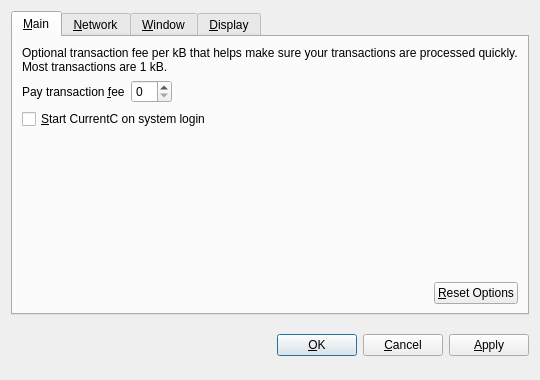
<?xml version="1.0" encoding="UTF-8"?>
<ui version="4.0">
 <class>OptionsDialog</class>
 <widget class="QDialog" name="OptionsDialog">
  <property name="geometry">
   <rect>
    <x>0</x>
    <y>0</y>
    <width>540</width>
    <height>380</height>
   </rect>
  </property>
  <property name="windowTitle">
   <string>Options</string>
  </property>
  <property name="modal">
   <bool>true</bool>
  </property>
  <layout class="QVBoxLayout" name="verticalLayout">
   <item>
    <widget class="QTabWidget" name="tabWidget">
     <property name="tabPosition">
      <enum>QTabWidget::North</enum>
     </property>
     <property name="currentIndex">
      <number>0</number>
     </property>
     <widget class="QWidget" name="tabMain">
      <attribute name="title">
       <string>&amp;Main</string>
      </attribute>
      <layout class="QVBoxLayout" name="verticalLayout_Main">
       <item>
        <widget class="QLabel" name="transactionFeeInfoLabel">
         <property name="text">
          <string>Optional transaction fee per kB that helps make sure your transactions are processed quickly. Most transactions are 1 kB.</string>
         </property>
         <property name="textFormat">
          <enum>Qt::PlainText</enum>
         </property>
         <property name="wordWrap">
          <bool>true</bool>
         </property>
        </widget>
       </item>
       <item>
        <layout class="QHBoxLayout" name="horizontalLayout_1_Main">
         <item>
          <widget class="QLabel" name="transactionFeeLabel">
           <property name="text">
            <string>Pay transaction &amp;fee</string>
           </property>
           <property name="textFormat">
            <enum>Qt::PlainText</enum>
           </property>
           <property name="buddy">
            <cstring>transactionFee</cstring>
           </property>
          </widget>
         </item>
         <item>
          <widget class="BitcoinAmountField" name="transactionFee"/>
         </item>
         <item>
          <spacer name="horizontalSpacer_1_Main">
           <property name="orientation">
            <enum>Qt::Horizontal</enum>
           </property>
           <property name="sizeHint" stdset="0">
            <size>
             <width>40</width>
             <height>20</height>
            </size>
           </property>
          </spacer>
         </item>
        </layout>
       </item>
       <item>
        <widget class="QCheckBox" name="bitcoinAtStartup">
         <property name="toolTip">
          <string>Automatically start CurrentC after logging in to the system.</string>
         </property>
         <property name="text">
          <string>&amp;Start CurrentC on system login</string>
         </property>
        </widget>
       </item>
       <item>
        <spacer name="verticalSpacer_Main">
         <property name="orientation">
          <enum>Qt::Vertical</enum>
         </property>
         <property name="sizeHint" stdset="0">
          <size>
           <width>20</width>
           <height>40</height>
          </size>
         </property>
        </spacer>
       </item>
       <item>
        <layout class="QHBoxLayout" name="horizontalLayout_2_Main">
         <item>
          <spacer name="horizontalSpacer_2_Main">
           <property name="orientation">
            <enum>Qt::Horizontal</enum>
           </property>
           <property name="sizeHint" stdset="0">
            <size>
             <width>40</width>
             <height>20</height>
            </size>
           </property>
          </spacer>
         </item>
         <item>
          <widget class="QPushButton" name="resetButton">
           <property name="toolTip">
            <string>Reset all client options to default.</string>
           </property>
           <property name="text">
            <string>&amp;Reset Options</string>
           </property>
           <property name="autoDefault">
            <bool>false</bool>
           </property>
          </widget>
         </item>
        </layout>
       </item>
      </layout>
     </widget>
     <widget class="QWidget" name="tabNetwork">
      <attribute name="title">
       <string>&amp;Network</string>
      </attribute>
      <layout class="QVBoxLayout" name="verticalLayout_Network">
       <item>
        <widget class="QCheckBox" name="mapPortUpnp">
         <property name="toolTip">
          <string>Automatically open the CurrentC client port on the router. This only works when your router supports UPnP and it is enabled.</string>
         </property>
         <property name="text">
          <string>Map port using &amp;UPnP</string>
         </property>
        </widget>
       </item>
       <item>
        <widget class="QCheckBox" name="connectSocks">
         <property name="toolTip">
          <string>Connect to the CurrentC network through a SOCKS proxy (e.g. when connecting through Tor).</string>
         </property>
         <property name="text">
          <string>&amp;Connect through SOCKS proxy:</string>
         </property>
        </widget>
       </item>
       <item>
        <layout class="QHBoxLayout" name="horizontalLayout_Network">
         <item>
          <widget class="QLabel" name="proxyIpLabel">
           <property name="text">
            <string>Proxy &amp;IP:</string>
           </property>
           <property name="textFormat">
            <enum>Qt::PlainText</enum>
           </property>
           <property name="buddy">
            <cstring>proxyIp</cstring>
           </property>
          </widget>
         </item>
         <item>
          <widget class="QValidatedLineEdit" name="proxyIp">
           <property name="maximumSize">
            <size>
             <width>140</width>
             <height>16777215</height>
            </size>
           </property>
           <property name="toolTip">
            <string>IP address of the proxy (e.g. 127.0.0.1)</string>
           </property>
          </widget>
         </item>
         <item>
          <widget class="QLabel" name="proxyPortLabel">
           <property name="text">
            <string>&amp;Port:</string>
           </property>
           <property name="textFormat">
            <enum>Qt::PlainText</enum>
           </property>
           <property name="buddy">
            <cstring>proxyPort</cstring>
           </property>
          </widget>
         </item>
         <item>
          <widget class="QLineEdit" name="proxyPort">
           <property name="maximumSize">
            <size>
             <width>55</width>
             <height>16777215</height>
            </size>
           </property>
           <property name="toolTip">
            <string>Port of the proxy (e.g. 9050)</string>
           </property>
          </widget>
         </item>
         <item>
          <widget class="QLabel" name="socksVersionLabel">
           <property name="text">
            <string>SOCKS &amp;Version:</string>
           </property>
           <property name="textFormat">
            <enum>Qt::PlainText</enum>
           </property>
           <property name="buddy">
            <cstring>socksVersion</cstring>
           </property>
          </widget>
         </item>
         <item>
          <widget class="QValueComboBox" name="socksVersion">
           <property name="toolTip">
            <string>SOCKS version of the proxy (e.g. 5)</string>
           </property>
          </widget>
         </item>
         <item>
          <spacer name="horizontalSpacer_Network">
           <property name="orientation">
            <enum>Qt::Horizontal</enum>
           </property>
           <property name="sizeHint" stdset="0">
            <size>
             <width>40</width>
             <height>20</height>
            </size>
           </property>
          </spacer>
         </item>
        </layout>
       </item>
       <item>
        <spacer name="verticalSpacer_Network">
         <property name="orientation">
          <enum>Qt::Vertical</enum>
         </property>
         <property name="sizeHint" stdset="0">
          <size>
           <width>20</width>
           <height>40</height>
          </size>
         </property>
        </spacer>
       </item>
      </layout>
     </widget>
     <widget class="QWidget" name="tabWindow">
      <attribute name="title">
       <string>&amp;Window</string>
      </attribute>
      <layout class="QVBoxLayout" name="verticalLayout_Window">
       <item>
        <widget class="QCheckBox" name="minimizeToTray">
         <property name="toolTip">
          <string>Show only a tray icon after minimizing the window.</string>
         </property>
         <property name="text">
          <string>&amp;Minimize to the tray instead of the taskbar</string>
         </property>
        </widget>
       </item>
       <item>
        <widget class="QCheckBox" name="minimizeOnClose">
         <property name="toolTip">
          <string>Minimize instead of exit the application when the window is closed. When this option is enabled, the application will be closed only after selecting Quit in the menu.</string>
         </property>
         <property name="text">
          <string>M&amp;inimize on close</string>
         </property>
        </widget>
       </item>
       <item>
        <spacer name="verticalSpacer_Window">
         <property name="orientation">
          <enum>Qt::Vertical</enum>
         </property>
         <property name="sizeHint" stdset="0">
          <size>
           <width>20</width>
           <height>40</height>
          </size>
         </property>
        </spacer>
       </item>
      </layout>
     </widget>
     <widget class="QWidget" name="tabDisplay">
      <attribute name="title">
       <string>&amp;Display</string>
      </attribute>
      <layout class="QVBoxLayout" name="verticalLayout_Display">
       <item>
        <layout class="QHBoxLayout" name="horizontalLayout_1_Display">
         <item>
          <widget class="QLabel" name="langLabel">
           <property name="text">
            <string>User Interface &amp;language:</string>
           </property>
           <property name="textFormat">
            <enum>Qt::PlainText</enum>
           </property>
           <property name="buddy">
            <cstring>lang</cstring>
           </property>
          </widget>
         </item>
         <item>
          <widget class="QValueComboBox" name="lang">
           <property name="toolTip">
            <string>The user interface language can be set here. This setting will take effect after restarting CurrentC.</string>
           </property>
          </widget>
         </item>
        </layout>
       </item>
       <item>
        <layout class="QHBoxLayout" name="horizontalLayout_2_Display">
         <item>
          <widget class="QLabel" name="unitLabel">
           <property name="text">
            <string>&amp;Unit to show amounts in:</string>
           </property>
           <property name="textFormat">
            <enum>Qt::PlainText</enum>
           </property>
           <property name="buddy">
            <cstring>unit</cstring>
           </property>
          </widget>
         </item>
         <item>
          <widget class="QValueComboBox" name="unit">
           <property name="toolTip">
            <string>Choose the default subdivision unit to show in the interface and when sending coins.</string>
           </property>
          </widget>
         </item>
        </layout>
       </item>
       <item>
        <widget class="QCheckBox" name="displayAddresses">
         <property name="toolTip">
          <string>Whether to show CurrentC addresses in the transaction list or not.</string>
         </property>
         <property name="text">
          <string>&amp;Display addresses in transaction list</string>
         </property>
        </widget>
       </item>
       <item>
        <spacer name="verticalSpacer_Display">
         <property name="orientation">
          <enum>Qt::Vertical</enum>
         </property>
         <property name="sizeHint" stdset="0">
          <size>
           <width>20</width>
           <height>40</height>
          </size>
         </property>
        </spacer>
       </item>
      </layout>
     </widget>
    </widget>
   </item>
   <item>
    <layout class="QHBoxLayout" name="horizontalLayout_Buttons">
     <item>
      <spacer name="horizontalSpacer_1">
       <property name="orientation">
        <enum>Qt::Horizontal</enum>
       </property>
       <property name="sizeHint" stdset="0">
        <size>
         <width>40</width>
         <height>48</height>
        </size>
       </property>
      </spacer>
     </item>
     <item>
      <widget class="QLabel" name="statusLabel">
       <property name="font">
        <font>
         <weight>75</weight>
         <bold>true</bold>
        </font>
       </property>
       <property name="text">
        <string/>
       </property>
       <property name="textFormat">
        <enum>Qt::PlainText</enum>
       </property>
       <property name="wordWrap">
        <bool>true</bool>
       </property>
      </widget>
     </item>
     <item>
      <spacer name="horizontalSpacer_2">
       <property name="orientation">
        <enum>Qt::Horizontal</enum>
       </property>
       <property name="sizeHint" stdset="0">
        <size>
         <width>40</width>
         <height>48</height>
        </size>
       </property>
      </spacer>
     </item>
     <item>
      <widget class="QPushButton" name="okButton">
       <property name="text">
        <string>&amp;OK</string>
       </property>
      </widget>
     </item>
     <item>
      <widget class="QPushButton" name="cancelButton">
       <property name="text">
        <string>&amp;Cancel</string>
       </property>
       <property name="autoDefault">
        <bool>false</bool>
       </property>
      </widget>
     </item>
     <item>
      <widget class="QPushButton" name="applyButton">
       <property name="text">
        <string>&amp;Apply</string>
       </property>
       <property name="autoDefault">
        <bool>false</bool>
       </property>
      </widget>
     </item>
    </layout>
   </item>
  </layout>
 </widget>
 <customwidgets>
  <customwidget>
   <class>BitcoinAmountField</class>
   <extends>QSpinBox</extends>
   <header>bitcoinamountfield.h</header>
  </customwidget>
  <customwidget>
   <class>QValueComboBox</class>
   <extends>QComboBox</extends>
   <header>qvaluecombobox.h</header>
  </customwidget>
  <customwidget>
   <class>QValidatedLineEdit</class>
   <extends>QLineEdit</extends>
   <header>qvalidatedlineedit.h</header>
  </customwidget>
 </customwidgets>
 <resources/>
 <connections/>
</ui>
